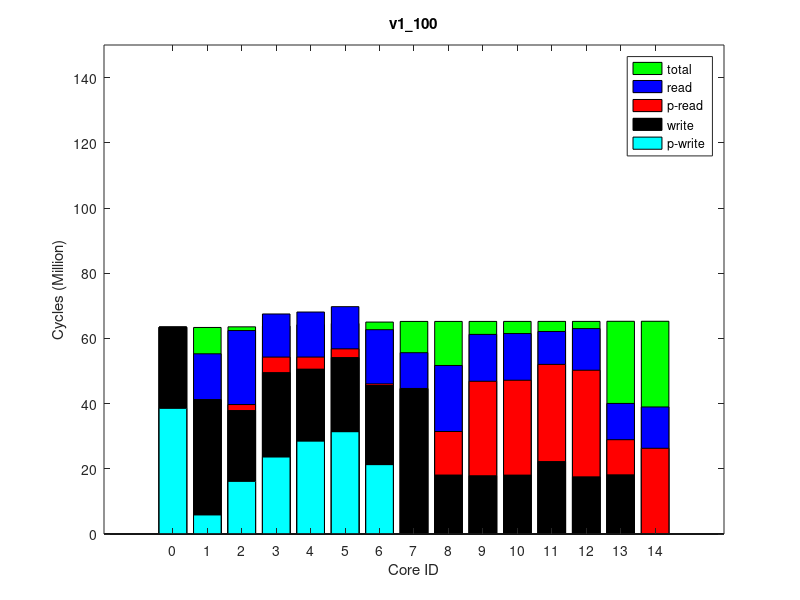

The MATLAB source for this figure:
times(1, :, :) = [
0, 63936004, 0
1228, 64140126, 0
1838281, 64335658, 0
4758532, 64563925, 0
3707846, 64968587, 0
2676567, 65371312, 0
506768, 65813966, 0
70441, 66015339, 0
13357722, 66016482, 0
28967795, 66018490, 0
29096290, 66020924, 0
29805627, 66023996, 0
32694211, 66025870, 0
10709269, 66059853, 0
25684287, 66066926, 0
];
times(2, :, :) = [
0, 63937730, 0
1272, 64141982, 0
1840755, 64337347, 0
4759313, 64565403, 0
3713082, 64970075, 0
2678474, 65373464, 0
507505, 65815750, 0
70488, 66017006, 0
13363399, 66018137, 0
28969663, 66020135, 0
29098903, 66022566, 0
29806911, 66025564, 0
32693701, 66027354, 0
10769974, 66061372, 0
26355660, 66068450, 0
];
times(3, :, :) = [
0, 63939122, 0
1231, 64143191, 0
1836287, 64338539, 0
4755186, 64566776, 0
3704644, 64971396, 0
2675064, 65374449, 0
505532, 65816801, 0
70538, 66018044, 0
13362338, 66019157, 0
28972302, 66021179, 0
29101066, 66023698, 0
29805467, 66026777, 0
32698836, 66028577, 0
10772498, 66062563, 0
26360081, 66069646, 0
];
times(4, :, :) = [
0, 63939378, 0
1226, 64143442, 0
1835745, 64339245, 0
4752706, 64567450, 0
3709007, 64972274, 0
2675863, 65375399, 0
506583, 65817720, 0
70178, 66019023, 0
13364200, 66020133, 0
28971769, 66022158, 0
29102805, 66024666, 0
29806913, 66027719, 0
32699670, 66029593, 0
10772122, 66063565, 0
26358130, 66070630, 0
];
times(5, :, :) = [
0, 63942738, 0
1232, 64146978, 0
1829944, 64342331, 0
4741695, 64570536, 0
3700850, 64975465, 0
2665171, 65378601, 0
501856, 65821120, 0
70540, 66022441, 0
13369291, 66023569, 0
28975067, 66025596, 0
29103169, 66028137, 0
29809827, 66031173, 0
32702195, 66033054, 0
10779525, 66067048, 0
26361143, 66074132, 0
];
times(6, :, :) = [
0, 63943358, 0
1272, 64147630, 0
1833098, 64343128, 0
4745271, 64571225, 0
3694990, 64975954, 0
2666117, 65378854, 0
504537, 65821312, 0
70530, 66022691, 0
13365681, 66023807, 0
28974203, 66025866, 0
29105986, 66028391, 0
29808328, 66031432, 0
32700349, 66033209, 0
10776854, 66067209, 0
26361324, 66074289, 0
];
times(7, :, :) = [
0, 63944087, 0
1272, 64148423, 0
1833348, 64343669, 0
4744775, 64571524, 0
3700951, 64976340, 0
2662509, 65379455, 0
502586, 65821756, 0
70530, 66023018, 0
13367469, 66024162, 0
28975912, 66026188, 0
29103635, 66028725, 0
29804049, 66031778, 0
32702738, 66033553, 0
10777074, 66067544, 0
26365473, 66074613, 0
];
times(8, :, :) = [
0, 63939255, 0
1230, 64143292, 0
1838129, 64338671, 0
4752823, 64566587, 0
3707882, 64971401, 0
2668143, 65374496, 0
505525, 65816391, 0
70332, 66017802, 0
13358983, 66018954, 0
28973157, 66020981, 0
29099486, 66023523, 0
29800053, 66026581, 0
32693363, 66028356, 0
10771775, 66062350, 0
26359588, 66069427, 0
];
times(9, :, :) = [
0, 63939396, 0
1272, 64143426, 0
1836662, 64339110, 0
4749516, 64566965, 0
3703090, 64971883, 0
2668107, 65374782, 0
504538, 65817101, 0
70443, 66018309, 0
13362713, 66019446, 0
28971219, 66021467, 0
29098787, 66024012, 0
29804420, 66027049, 0
32695186, 66028912, 0
10774709, 66062924, 0
26357546, 66069995, 0
];
times(10, :, :) = [
0, 63935342, 0
1275, 64139443, 0
1836463, 64335184, 0
4754709, 64563258, 0
3704775, 64968008, 0
2670775, 65371245, 0
505367, 65813741, 0
70587, 66014999, 0
13353807, 66016135, 0
28967648, 66018168, 0
29094976, 66020600, 0
29797648, 66023636, 0
32696199, 66025429, 0
10769752, 66059415, 0
26356477, 66066497, 0
];
ave_times = round(squeeze(mean(times)));
format long g, ave_times
std_times = round(squeeze(std(times)));
format long g, std_times
polling_read_times = ave_times;
times(1, :, :) = [
38539850, 65022367, 0
5844894, 65229892, 0
16142609, 65427318, 0
23615866, 65659440, 0
28477724, 66071093, 0
31369137, 66481018, 0
21277182, 66929819, 0
0, 67135602, 0
0, 67136708, 0
0, 67138710, 0
0, 67141251, 0
0, 67144293, 0
0, 67146124, 0
0, 67181135, 0
0, 67186096, 0
];
times(2, :, :) = [
38535322, 65018970, 0
5847785, 65226818, 0
16135208, 65424182, 0
23610151, 65656089, 0
28471673, 66067882, 0
31374365, 66477735, 0
21274819, 66926554, 0
0, 67132437, 0
0, 67133565, 0
0, 67135573, 0
0, 67138090, 0
0, 67141146, 0
0, 67142975, 0
0, 67177990, 0
0, 67182943, 0
];
times(3, :, :) = [
38532461, 65018508, 0
5842782, 65226063, 0
16136838, 65423536, 0
23607104, 65655511, 0
28467570, 66067116, 0
31367400, 66477211, 0
21274332, 66926110, 0
0, 67131922, 0
0, 67133049, 0
0, 67135077, 0
0, 67137596, 0
0, 67140640, 0
0, 67142471, 0
0, 67177514, 0
0, 67182466, 0
];
times(4, :, :) = [
38532598, 65017534, 0
5842645, 65225331, 0
16129475, 65422980, 0
23606982, 65654803, 0
28473038, 66066803, 0
31364364, 66476773, 0
21269002, 66925764, 0
0, 67131555, 0
0, 67132647, 0
0, 67134663, 0
0, 67137166, 0
0, 67140214, 0
0, 67142020, 0
0, 67177017, 0
0, 67181979, 0
];
times(5, :, :) = [
38531859, 65017308, 0
5839363, 65225014, 0
16123525, 65422653, 0
23606857, 65654497, 0
28465942, 66066380, 0
31376947, 66476498, 0
21272615, 66925354, 0
0, 67131396, 0
0, 67132499, 0
0, 67134487, 0
0, 67137008, 0
0, 67140080, 0
0, 67141905, 0
0, 67176914, 0
0, 67181909, 0
];
times(6, :, :) = [
38533931, 65019738, 0
5845570, 65227272, 0
16138132, 65424725, 0
23615281, 65656602, 0
28484986, 66068292, 0
31382902, 66478304, 0
21278058, 66927131, 0
0, 67133016, 0
0, 67134140, 0
0, 67136169, 0
0, 67138689, 0
0, 67141716, 0
0, 67143543, 0
0, 67178556, 0
0, 67183564, 0
];
times(7, :, :) = [
38536904, 65020669, 0
5847396, 65228164, 0
16143886, 65425849, 0
23623937, 65657780, 0
28484718, 66069643, 0
31382919, 66479627, 0
21278101, 66928601, 0
0, 67134326, 0
0, 67135433, 0
0, 67137418, 0
0, 67139937, 0
0, 67142961, 0
0, 67144765, 0
0, 67179782, 0
0, 67184717, 0
];
times(8, :, :) = [
38535589, 65019734, 0
5843940, 65227193, 0
16127137, 65424940, 0
23604383, 65656830, 0
28467849, 66068431, 0
31369117, 66478393, 0
21277187, 66927242, 0
0, 67133018, 0
0, 67134142, 0
0, 67136168, 0
0, 67138682, 0
0, 67141737, 0
0, 67143547, 0
0, 67178528, 0
0, 67183526, 0
];
times(9, :, :) = [
38533262, 65018283, 0
5847996, 65225973, 0
16138349, 65423449, 0
23615893, 65655469, 0
28481489, 66066935, 0
31378911, 66476684, 0
21280236, 66925546, 0
0, 67131477, 0
0, 67132596, 0
0, 67134599, 0
0, 67137117, 0
0, 67140164, 0
0, 67142029, 0
0, 67177059, 0
0, 67181996, 0
];
times(10, :, :) = [
38538713, 65019148, 0
5837635, 65226918, 0
16134701, 65424586, 0
23608688, 65656573, 0
28470424, 66068090, 0
31375353, 66477959, 0
21278179, 66926834, 0
0, 67132747, 0
0, 67133854, 0
0, 67135871, 0
0, 67138394, 0
0, 67141447, 0
0, 67143255, 0
0, 67178255, 0
0, 67183190, 0
];
ave_times = round(squeeze(mean(times)));
format long g, ave_times
std_times = round(squeeze(std(times)));
format long g, std_times
polling_write_times = ave_times;
times(1, :, :) = [
0, 69331287, 0
14078794, 69556649, 64000
24543247, 69770824, 128000
17983138, 70009763, 64000
17518083, 70450690, 64000
15617375, 70888128, 64000
17119839, 71364657, 128000
11040812, 71585007, 64000
33610687, 71586146, 128000
43348780, 71588112, 64000
43425536, 71590581, 64000
39890041, 71594060, 64000
45484490, 71595852, 64000
21800427, 71630166, 128000
38202839, 71659420, 250000
];
times(2, :, :) = [
0, 69334806, 0
14079130, 69559926, 64000
24526114, 69774581, 128000
17969948, 70013684, 64000
17526865, 70454761, 64000
15615829, 70892330, 64000
17127033, 71368842, 128000
11040684, 71589221, 64000
33614553, 71590368, 128000
43354608, 71592351, 64000
43429689, 71594819, 64000
39899122, 71598283, 64000
45480982, 71600079, 64000
21910186, 71634382, 128000
39056298, 71663627, 250000
];
times(3, :, :) = [
0, 69331020, 0
14078549, 69556762, 64000
24531806, 69771076, 128000
17992155, 70010169, 64000
17521137, 70450893, 64000
15619856, 70888701, 64000
17122930, 71365487, 128000
11040685, 71585842, 64000
33609967, 71586963, 128000
43349582, 71588926, 64000
43426352, 71591385, 64000
39895722, 71594856, 64000
45478276, 71596649, 64000
21905250, 71630941, 128000
39053459, 71660184, 250000
];
times(4, :, :) = [
0, 69333739, 0
14078454, 69559506, 64000
24533149, 69773583, 128000
18000494, 70012926, 64000
17538285, 70453948, 64000
15621545, 70891716, 64000
17130290, 71368269, 128000
11039864, 71588619, 64000
33614043, 71589755, 128000
43355774, 71591713, 64000
43430925, 71594140, 64000
39897761, 71597611, 64000
45480112, 71599450, 64000
21908446, 71633778, 128000
39056211, 71663028, 250000
];
times(5, :, :) = [
0, 69336366, 0
14079076, 69562036, 64000
24541885, 69776142, 128000
17965042, 70015189, 64000
17503258, 70456015, 64000
15608819, 70893808, 64000
17124206, 71370488, 128000
11040023, 71590860, 64000
33615943, 71591986, 128000
43356773, 71593957, 64000
43431255, 71596400, 64000
39898998, 71599880, 64000
45480786, 71601673, 64000
21911091, 71635972, 128000
39057795, 71665213, 250000
];
times(6, :, :) = [
0, 69330119, 0
14078172, 69555744, 64000
24541374, 69769826, 128000
17996519, 70008642, 64000
17537938, 70449575, 64000
15626389, 70887053, 64000
17128199, 71363794, 128000
11037307, 71584138, 64000
33609974, 71585253, 128000
43349732, 71587223, 64000
43427012, 71589687, 64000
39894528, 71593111, 64000
45475830, 71594903, 64000
21904117, 71629199, 128000
39052805, 71658438, 250000
];
times(7, :, :) = [
0, 69333111, 0
14079169, 69558284, 64000
24551746, 69772707, 128000
17990431, 70011589, 64000
17531858, 70452599, 64000
15623961, 70890613, 64000
17124205, 71367187, 128000
11038374, 71587531, 64000
33611085, 71588672, 128000
43351985, 71590649, 64000
43431269, 71593120, 64000
39895060, 71596551, 64000
45477297, 71598344, 64000
21906533, 71632655, 128000
39055229, 71661910, 250000
];
times(8, :, :) = [
0, 69333870, 0
14078193, 69559062, 64000
24533107, 69773664, 128000
17972048, 70012944, 64000
17519926, 70453954, 64000
15604559, 70891308, 64000
17126338, 71368027, 128000
11041156, 71588395, 64000
33613175, 71589519, 128000
43353913, 71591497, 64000
43431342, 71593977, 64000
39895959, 71597414, 64000
45477780, 71599210, 64000
21906602, 71633515, 128000
39056173, 71662758, 250000
];
times(9, :, :) = [
0, 69333299, 0
14078307, 69558250, 64000
24537625, 69772534, 128000
17971891, 70011795, 64000
17510846, 70452535, 64000
15610983, 70890059, 64000
17128594, 71366589, 128000
11038763, 71586932, 64000
33612662, 71588070, 128000
43351553, 71590065, 64000
43429379, 71592513, 64000
39894005, 71596005, 64000
45476822, 71597801, 64000
21907937, 71632101, 128000
39054648, 71661360, 250000
];
times(10, :, :) = [
0, 69334733, 0
14078135, 69559775, 64000
24536140, 69774339, 128000
17975336, 70013341, 64000
17522989, 70454092, 64000
15611788, 70891784, 64000
17124607, 71368460, 128000
11038462, 71588789, 64000
33613459, 71589913, 128000
43354851, 71591878, 64000
43429825, 71594331, 64000
39898623, 71597815, 64000
45480635, 71599614, 64000
21909107, 71633911, 128000
39056577, 71663155, 250000
];
ave_times = round(squeeze(mean(times)));
format long g, ave_times
std_times = round(squeeze(std(times)));
format long g, std_times
read_times = ave_times;
times(1, :, :) = [
0, 63159477, 0
0, 63361046, 0
0, 63553953, 0
0, 63779339, 0
0, 64178766, 0
0, 64576911, 0
0, 65012971, 0
0, 65212457, 0
0, 65213540, 0
0, 65215460, 0
0, 65217855, 0
0, 65220844, 0
0, 65222576, 0
0, 65256471, 0
0, 65262301, 0
];
times(2, :, :) = [
0, 63153148, 0
0, 63354897, 0
0, 63547615, 0
0, 63773143, 0
0, 64172923, 0
0, 64570954, 0
0, 65007538, 0
0, 65207023, 0
0, 65208098, 0
0, 65210036, 0
0, 65212459, 0
0, 65215454, 0
0, 65217203, 0
0, 65251128, 0
0, 65256982, 0
];
times(3, :, :) = [
0, 63156946, 0
0, 63358664, 0
0, 63551310, 0
0, 63776742, 0
0, 64176492, 0
0, 64574325, 0
0, 65011257, 0
0, 65210781, 0
0, 65211874, 0
0, 65213814, 0
0, 65216210, 0
0, 65219211, 0
0, 65220943, 0
0, 65254855, 0
0, 65260685, 0
];
times(4, :, :) = [
0, 63153959, 0
0, 63355550, 0
0, 63548176, 0
0, 63773882, 0
0, 64173657, 0
0, 64571773, 0
0, 65008419, 0
0, 65207909, 0
0, 65208998, 0
0, 65210936, 0
0, 65213347, 0
0, 65216348, 0
0, 65218083, 0
0, 65251948, 0
0, 65257854, 0
];
times(5, :, :) = [
0, 63158121, 0
0, 63359594, 0
0, 63552496, 0
0, 63777826, 0
0, 64177466, 0
0, 64575379, 0
0, 65012291, 0
0, 65211807, 0
0, 65212902, 0
0, 65214850, 0
0, 65217274, 0
0, 65220267, 0
0, 65222004, 0
0, 65255896, 0
0, 65261817, 0
];
times(6, :, :) = [
0, 63155377, 0
0, 63357052, 0
0, 63549867, 0
0, 63775072, 0
0, 64175003, 0
0, 64573060, 0
0, 65009961, 0
0, 65209440, 0
0, 65210524, 0
0, 65212443, 0
0, 65214862, 0
0, 65217831, 0
0, 65219570, 0
0, 65253452, 0
0, 65259286, 0
];
times(7, :, :) = [
0, 63155852, 0
0, 63357509, 0
0, 63550395, 0
0, 63775765, 0
0, 64175953, 0
0, 64574139, 0
0, 65010661, 0
0, 65210065, 0
0, 65211155, 0
0, 65213081, 0
0, 65215474, 0
0, 65218471, 0
0, 65220196, 0
0, 65254074, 0
0, 65259996, 0
];
times(8, :, :) = [
0, 63154963, 0
0, 63356501, 0
0, 63549334, 0
0, 63774674, 0
0, 64174544, 0
0, 64572635, 0
0, 65009856, 0
0, 65209292, 0
0, 65210369, 0
0, 65212293, 0
0, 65214724, 0
0, 65217721, 0
0, 65219471, 0
0, 65253393, 0
0, 65259242, 0
];
times(9, :, :) = [
0, 63154417, 0
0, 63356037, 0
0, 63549007, 0
0, 63774423, 0
0, 64174590, 0
0, 64572937, 0
0, 65009544, 0
0, 65208982, 0
0, 65210067, 0
0, 65211992, 0
0, 65214399, 0
0, 65217397, 0
0, 65219142, 0
0, 65253021, 0
0, 65258928, 0
];
times(10, :, :) = [
0, 63158078, 0
0, 63359956, 0
0, 63552556, 0
0, 63777851, 0
0, 64177443, 0
0, 64575516, 0
0, 65012412, 0
0, 65211845, 0
0, 65212920, 0
0, 65214842, 0
0, 65217237, 0
0, 65220248, 0
0, 65222004, 0
0, 65255879, 0
0, 65261780, 0
];
ave_times = round(squeeze(mean(times)));
format long g, ave_times
std_times = round(squeeze(std(times)));
format long g, std_times
total_times = ave_times;
times(1, :, :) = [
63490355, 76434654, 64000
41202586, 76679535, 128000
37883196, 76908815, 64000
49519209, 77183098, 64000
50569253, 77667097, 64000
54125420, 78149249, 64000
45544645, 78676354, 64000
44576158, 78918473, 128000
18084246, 78919725, 64000
17875862, 78922022, 64000
18065166, 78924998, 64000
22222417, 78928309, 64000
17541462, 78930455, 64000
18027486, 78972134, 64000
0, 78973022, 0
];
times(2, :, :) = [
63488765, 76433064, 64000
41201249, 76677764, 128000
37867100, 76907235, 64000
49515066, 77181885, 64000
50557677, 77665951, 64000
54116276, 78147912, 64000
45541713, 78675035, 64000
44576288, 78917152, 128000
18084144, 78918407, 64000
17876042, 78920695, 64000
18065326, 78923664, 64000
22227061, 78926963, 64000
17538523, 78929080, 64000
18172520, 78970784, 64000
0, 78971664, 0
];
times(3, :, :) = [
63489424, 76433723, 64000
41201590, 76678451, 128000
37868477, 76907565, 64000
49515983, 77182068, 64000
50565262, 77665893, 64000
54124349, 78148000, 64000
45547532, 78675275, 64000
44575070, 78917216, 128000
18081436, 78918484, 64000
17876589, 78920789, 64000
18064702, 78923756, 64000
22224401, 78927085, 64000
17536392, 78929206, 64000
18171575, 78970857, 64000
0, 78971734, 0
];
times(4, :, :) = [
63488280, 76432579, 64000
41201203, 76677208, 128000
37871391, 76906563, 64000
49511241, 77180962, 64000
50563345, 77664877, 64000
54118228, 78146680, 64000
45547116, 78674175, 64000
44574957, 78916286, 128000
18083809, 78917553, 64000
17875797, 78919863, 64000
18066086, 78922834, 64000
22225602, 78926158, 64000
17536122, 78928288, 64000
18171046, 78970003, 64000
0, 78970875, 0
];
times(5, :, :) = [
63488503, 76432802, 64000
41201064, 76677566, 128000
37872621, 76906859, 64000
49514819, 77181406, 64000
50568223, 77665201, 64000
54125626, 78147352, 64000
45547163, 78674518, 64000
44576220, 78916564, 128000
18083639, 78917831, 64000
17876491, 78920145, 64000
18064740, 78923121, 64000
22221194, 78926432, 64000
17537065, 78928559, 64000
18170127, 78970235, 64000
0, 78971129, 0
];
times(6, :, :) = [
63489580, 76433879, 64000
41203561, 76678652, 128000
37883838, 76908105, 64000
49519907, 77182669, 64000
50578767, 77666498, 64000
54139334, 78148553, 64000
45548943, 78675956, 64000
44575348, 78918044, 128000
18083690, 78919314, 64000
17877306, 78921614, 64000
18064270, 78924594, 64000
22223090, 78927920, 64000
17536710, 78930050, 64000
18171699, 78971724, 64000
0, 78972611, 0
];
times(7, :, :) = [
63487388, 76431687, 64000
41200437, 76676568, 128000
37870847, 76905955, 64000
49512044, 77180216, 64000
50566111, 77664083, 64000
54121496, 78146399, 64000
45543101, 78673510, 64000
44575050, 78915586, 128000
18081866, 78916851, 64000
17876356, 78919143, 64000
18064370, 78922131, 64000
22221887, 78925416, 64000
17537861, 78927550, 64000
18168568, 78969234, 64000
0, 78970124, 0
];
times(8, :, :) = [
63490246, 76434545, 64000
41202350, 76679348, 128000
37871866, 76908484, 64000
49512940, 77182841, 64000
50573541, 77666616, 64000
54133029, 78148731, 64000
45546657, 78675805, 64000
44576218, 78917914, 128000
18083311, 78919180, 64000
17876059, 78921494, 64000
18065254, 78924448, 64000
22225281, 78927784, 64000
17538475, 78929917, 64000
18171241, 78971626, 64000
0, 78972511, 0
];
times(9, :, :) = [
63487623, 76431922, 64000
41199623, 76676724, 128000
37865466, 76906308, 64000
49509200, 77180779, 64000
50569500, 77664542, 64000
54125534, 78146626, 64000
45547489, 78673965, 64000
44574983, 78915957, 128000
18083467, 78917212, 64000
17876783, 78919514, 64000
18065198, 78922471, 64000
22225883, 78925746, 64000
17538252, 78927870, 64000
18172676, 78969548, 64000
0, 78970419, 0
];
times(10, :, :) = [
63489664, 76433963, 64000
41202733, 76678699, 128000
37876128, 76907951, 64000
49519334, 77182454, 64000
50575277, 77666175, 64000
54129694, 78148112, 64000
45547865, 78675571, 64000
44576168, 78917517, 128000
18082453, 78918773, 64000
17876227, 78921090, 64000
18065529, 78924048, 64000
22222012, 78927356, 64000
17535377, 78929482, 64000
18171468, 78971148, 64000
0, 78972034, 0
];
ave_times = round(squeeze(mean(times)));
format long g, ave_times
std_times = round(squeeze(std(times)));
format long g, std_times
write_times = ave_times;
mytitle = 'v1\_100';
% order = [1 2 3 4 8 7 6 5 9 10 11 12 15 14 13];
order = 1:15;

total_times = total_times(:, 2)(order);

read_times = read_times(:, 1)(order);
write_times = write_times(:, 1)(order);

polling_read_times = polling_read_times(:, 1)(order);
polling_write_times = polling_write_times(:, 1)(order);

total_times /= 1000000;

read_times /= 1000000;
write_times /= 1000000;

polling_read_times /= 1000000;
polling_write_times /= 1000000;

% laying read on top of write
read_times += write_times;
polling_read_times += write_times;

figure(1);
clf()
% set(gcf, 'Position', get(0,'Screensize'));
% set(gcf,'units','normalized','outerposition',[0 0 1 1])
bar(0:14, total_times,'g');
hold on;
bar(0:14, read_times,'b');
bar(0:14, polling_read_times,'r');
bar(0:14, write_times,'k');
bar(0:14, polling_write_times,'c');
hold off

axis([-2 16 0 150])
% axis([-1 15])
set(gca,'XTick',0:14);
% set(gca,'xticklabel',{ '0'; '1'; '2'; '3'; '7'; '6'; '5'; '4'; '8'; '9'; '10'; '11'; '15'; '14'; '13' })

xlabel('Core ID')
ylabel('Cycles (Million)')

legend('total', 'read', 'p-read', 'write', 'p-write')
title(mytitle)
print(1, strcat(mytitle, '.png'))
